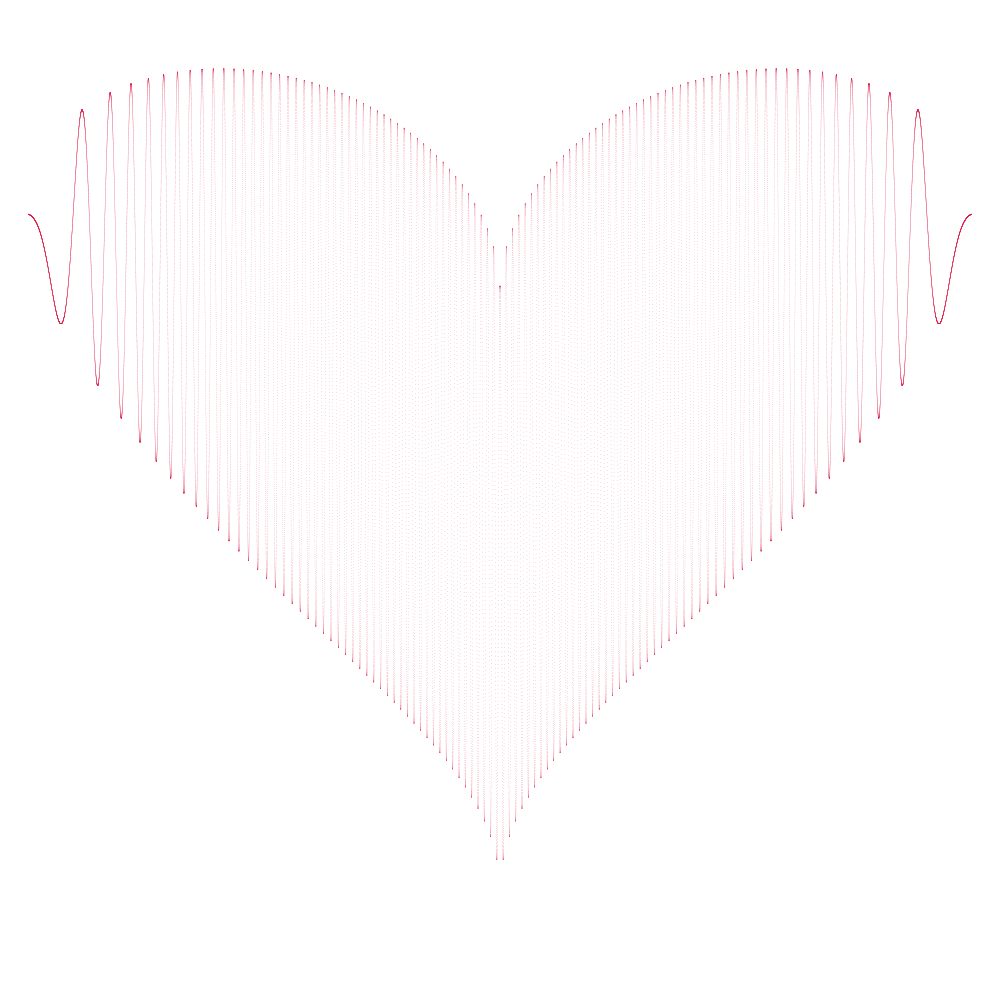
Frame 1 (no input)
Frame 60 (no input): identical to frame 1, image omitted
Frame 120 (the mouse pressed at the canvas centre since frame 60): identical to frame 1, image omitted

The p5.js sketch that drew this single still picture (run headless with seeded random() and noise() and a simulated clock; from frame 60 on, the mouse is pressed at the canvas centre):

// p5.js sketch
// ── sketch.js
function setup() {
  createCanvas(1000,1000);
  background(255);
  stroke(220,40,80);
  strokeWeight(0.5);
}

function draw() {
  background(255);
  push();
  translate(width/2,height/2);
  for(var x = -4.0; x<=4.0;x+=0.00005){
     var y = sqrt(cos(x))*cos(300*sin(x))+sqrt(abs(x))-0.3 ;

     point(x*300,y*-300);

  }
  pop();
  //text("y = sqrt(cos(x))*cos(300*sin(x))+sqrt(abs(x))-0.3",widht/2, height-100);

}
